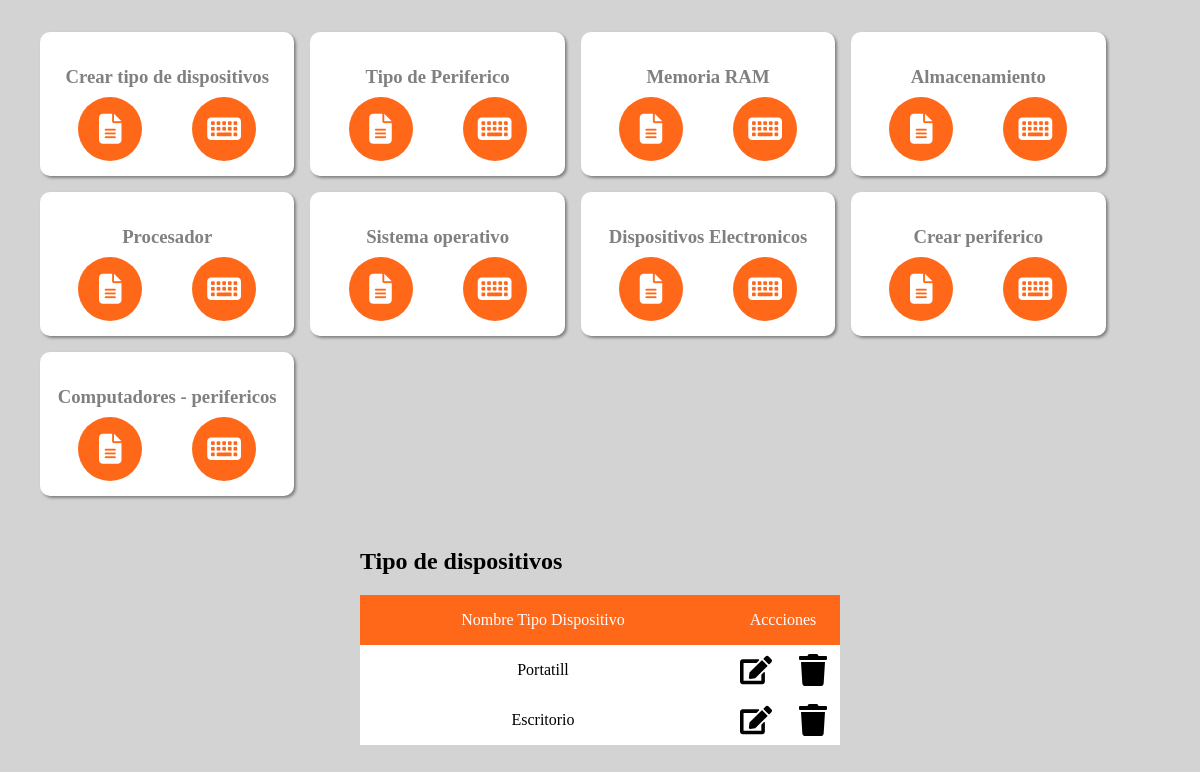
The page /Roles/admi/pag_admin/equipos.php on the database its author committed.
### tables this page shows
CREATE TABLE `tipo_dispositivo` (
  `id_tipo_dispositivo` int(3) NOT NULL,
  `nom_tipo_dispositivo` varchar(25) NOT NULL
);

### Roles/admi/pag_admin/equipos.php (the view, shortened to what this page needs)
<?php
    require_once './../../../includes/conexion.php';
?>
<!DOCTYPE html>
<html lang="es">
<head>
    <link rel="stylesheet" href="https://cdn.jsdelivr.net/npm/@fortawesome/fontawesome-free@5.15.3/css/fontawesome.min.css">
    <link rel="stylesheet" href="../../css/formularios2.css">
    <link rel="stylesheet" href="./pag_admin/css/equipos.css">
    <link rel="stylesheet" href="./../../css/tablas.css">
</head>
<body>
    <section class="cards">
        <div class="card">
            <h3>Crear tipo de dispositivos</h3>
            <div class="botones">
                <button class="aparecerequipos formula1" data-form="form"> <i class="aparecerequipos formula1 fa fa-file-alt" title="Mostrar Datos de tipo dispositivo" data-form="form"></i> </button>
                <button class="aparecerequipos formula10" data-form="formu9"> <i class="aparecerequipos formula10 fa fa-keyboard" title="Registrar datos tipo dispositivo" data-form="formu9"></i> </button>
            </div>
        </div>
        <div class="card">
            <h3>Tipo de Periferico</h3>
            <div class="botones">
                <button class="aparecerequipos formula2" data-form="formu1"> <i class="aparecerequipos formula2 fa fa-file-alt" title="Mostrar Datos de tipo Periferico" data-form="form1"></i> </button>
                <button class="aparecerequipos formula11" data-form="formu14"> <i class="aparecerequipos formula11 fa fa-keyboard" title="Registrar datos tipo Periferico" data-form="formu14"></i> </button>
            </div>
        </div>
        <div class="card">
            <h3>Memoria RAM</h3>
            <div class="botones">
                <button class="aparecerequipos formula3" data-form="formu2"> <i class="aparecerequipos formula3 fa fa-file-alt" title="Mostrar Datos de tipo dispositivo" data-form="formu2"></i>  </button>
                <button class="aparecerequipos formula12" data-form="formu10"> <i class="aparecerequipos formula12 fa fa-keyboard" title="Registrar datos tipo dispositivo" data-form="formu10"></i> </button>
            </div>
        </div>
        <div class="card">
            <h3>Almacenamiento</h3>
            <div class="botones">
                <button class="aparecerequipos formula4" data-form="formu3"> <i class="aparecerequipos formula4 fa fa-file-alt" title="Mostrar Datos Almacenamiento" data-form="formu3"></i>  </button>
                <button class="aparecerequipos formula13" data-form="formu11"> <i class="aparecerequipos formula13 fa fa-keyboard" title="Registrar datos Almacenamiento" data-form="formu11"></i> </button>
            </div>
        </div>
        <div class="card">
            <h3>Procesador</h3>
            <div class="botones">
                <button class="aparecerequipos formula5" data-form="formu4"> <i class="aparecerequipos formula5 fa fa-file-alt" title="Mostrar Datos Procesador" data-form="formu4"></i>  </button>
                <button class="aparecerequipos formula14" data-form="formu12"> <i class="aparecerequipos formula14 fa fa-keyboard" title="Registrar datos Procesador" data-form="formu12"></i> </button>
            </div>
        </div>
        <div class="card">
            <h3>Sistema operativo</h3>
            <div class="botones">
                <button class="aparecerequipos formula6" data-form="formu5"> <i class="aparecerequipos formula6 fa fa-file-alt" title="Mostrar Datos Sistema operativo" data-form="formu5"></i>  </button>
                <button class="aparecerequipos formula15" data-form="formu13"> <i class="aparecerequipos formula15 fa fa-keyboard" title="Registrar datos Sistema operativo" data-form="formu13"></i> </button>
            </div>
        </div>
        <div class="card">
            <h3>Dispositivos Electronicos</h3>
            <div class="botones">
                <button class="aparecerequipos formula7" data-form="formu6"> <i class="aparecerequipos formula7 fa fa-file-alt" title="Mostrar Datos de Dispositivos Electronicos" data-form="formu6"></i>  </button>
                <button class="aparecerequipos formula16" data-form="formu15"> <i class="aparecerequipos formula16 fa fa-keyboard" title="Registrar datos Dispositivos Electronicos" data-form="formu15"></i> </button>
            </div>
        </div>
        <div class="card">
            <h3>Crear periferico</h3>
            <div class="botones">
                <button class="aparecerequipos formula8" data-form="formu7"> <i class=" aparecerequipos formula8 fa fa-file-alt" title="Mostrar Datos periferico" data-form="formu7"></i>  </button>
                <button class="aparecerequipos formula17" data-form="formu16"> <i class="aparecerequipos formula17 fa fa-keyboard" title="Registrar datos periferico" data-form="formu16"></i> </button>
            </div>
        </div>
        <div class="card">
            <h3>Computadores - perifericos</h3>
            <div class="botones">
                <button class="aparecerequipos formula9" data-form="formu8"> <i class="aparecerequipos formula9 fa fa-file-alt" title="Mostrar Datos Computadores - perifericos" data-form="formu8"></i></button>
                <button class="aparecerequipos formula18" data-form="formu17"> <i class="aparecerequipos formula18 fa fa-keyboard" title="Registrar dato Computadores - perifericos" data-form="formu17"></i> </button>
            </div>
        </div>
    </section>
    <div class="forms">
        <div class="form">
            <h2>Tipo de dispositivos</h2>
            <table class="tabla">
                <tr class="titulo">
                    <tr class="header" style="text-align: center;">
                        <td>Nombre Tipo Dispositivo</td>
                        <td class="acciones"> Accciones </td>
                    </tr>
                </tr>
                <?php
                    $sql="SELECT * FROM tipo_dispositivo";
                    $result=mysqli_query($mysqli,$sql);
                    while($mostrar=mysqli_fetch_array($result)){
                ?>
                <tr class="datos" style="text-align: center;">
                    <td><?php echo $mostrar['nom_tipo_dispositivo'] ?></td>
                    <td class="imgs">
                        <img src="./../../assets/edit-solid.svg" alt="editar" class="edit tipdispo" title="editar" data-tipdispo="<?php echo $mostrar['id_tipo_dispositivo'];?>">
                        <img src="./../../assets/trash-solid.svg" alt="eliminar" class="remove tipdispo" title="eliminar" data-tipdispo="<?php echo $mostrar['id_tipo_dispositivo'];?>">
                    </td>
                </tr>
                    <?php
                    }
                    ?>
            </table>
        </div>
    </div>
</body>
</html>

### css/formularios2.css (style rules this page uses)
body { background: lightgray; }

### Roles/admi/pag_admin/css/equipos.css (style rules this page uses)
.forms { display: flex; justify-content: center; padding: auto; gap: 2rem 0; }
.tablas table, table { background-color: #ffffff; border:none; border-spacing: 0; outline: 0; width: 40vw; }
.tablas table td, table td { height: 3rem; border: none; }
.tablas table td .acciones, table .acciones { width: 7rem; }
.datos td img { cursor: pointer; width: 4vh; height: 4vh; }
.datos .imgs { width: 100%; display: flex; justify-content: space-around; align-items: center; }
.form { display: block; }
.form table .titulo { background-color: #FF6719; }
.cards { width: 90%; margin: 2rem 2rem; display: grid; gap: 1rem; grid-template-columns: repeat( auto-fit, minmax(250px , 1fr) ); padding: auto; }
.cards .card { height:9rem; background-color: #ffffff; display: flex; flex-direction: column; justify-content: space-evenly; align-items: center; box-shadow: 2px 2px 3px gray; border-radius: 10px; }
.cards .card h3 { color: gray; }
.cards .card .botones { width: 70%; display:flex; justify-content: space-between; margin-top: -25px; }
.cards .card .botones button { background-color: #FF6719; color:#ffffff; cursor: pointer; border: none; outline: 0; width: 4rem; height: 4rem; border-radius: 50%; }
.cards .card .botones .fa { font-size: 30px; }
.cards .card .botones .aparecerequipos { background-color: #FF6719; color:#ffffff; }
.header { background-color: #FF6719; }

### css/tablas.css (style rules this page uses)
.header { background-color:#FF6719; color: white; }

### rows shown on the page
tipo_dispositivo: nom_tipo_dispositivo "Portatill"
tipo_dispositivo: nom_tipo_dispositivo "Escritorio"
